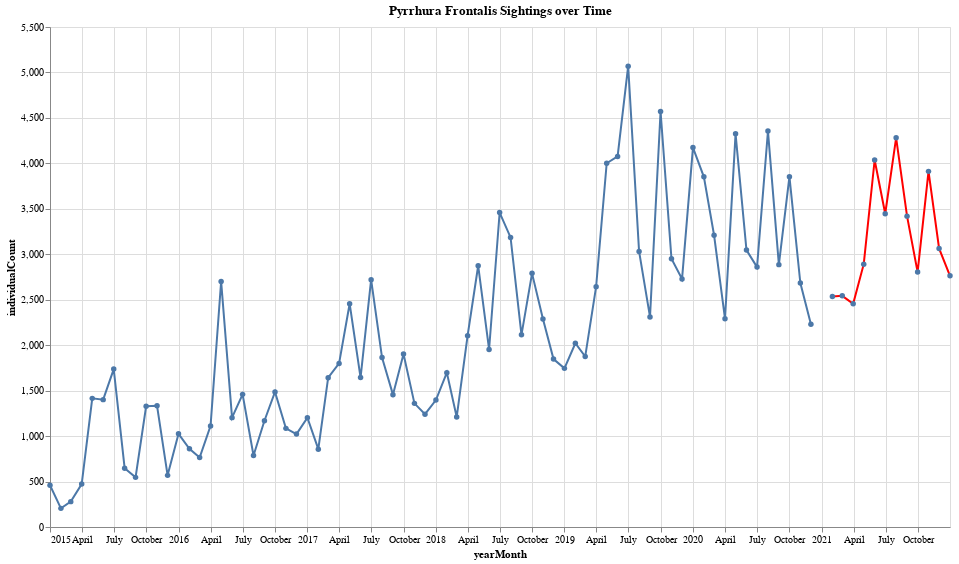

Write notebook code for a chart like this one.
### Code cell
forecast = results.get_forecast(steps=12) # forecast 12 months ahead
forecast_index = pd.date_range(start=frontalis_ts.index[-1], periods=13, freq='ME')[1:] # adjust range for 12 months
forecast_values = forecast.predicted_mean

print(forecast_values)

# plot forecast alongside historical data using altair
forecast_df = pd.DataFrame({
    'yearMonth': forecast_index,
    'individualCount': forecast_values.values
})

forecast_chart = alt.Chart(forecast_df).mark_line(color='red', point=True).encode(
    x='yearMonth:T',
    y='individualCount:Q',
    tooltip=['yearMonth:T', 'individualCount:Q']
).properties(
    title='Forecasted Sightings',
    width=900,
    height=500
)
frontalis_chart + forecast_chart

### Figure 1 — Vega-Lite specification as saved in the notebook (floating-point values rounded to 4 significant figures)
{"config": {"view": {"continuousWidth": 300, "continuousHeight": 300}}, "layer": [{"data": {"name": "data-e48a1b681b084c5de13be20479f902e8"}, "mark": {"type": "line", "point": true}, "encoding": {"tooltip": [{"field": "yearMonth", "type": "temporal"}, {"field": "individualCount", "type": "quantitative"}], "x": {"field": "yearMonth", "type": "temporal"}, "y": {"field": "individualCount", "type": "quantitative"}}, "title": "Pyrrhura Frontalis Sightings over Time"}, {"data": {"name": "data-9603c9e000fc2e504c692439ce9a4978"}, "mark": {"type": "line", "color": "red", "point": true}, "encoding": {"tooltip": [{"field": "yearMonth", "type": "temporal"}, {"field": "individualCount", "type": "quantitative"}], "x": {"field": "yearMonth", "type": "temporal"}, "y": {"field": "individualCount", "type": "quantitative"}}, "title": "Forecasted Sightings"}], "height": 500, "width": 900, "$schema": "https://vega.github.io/schema/vega-lite/v5.20.1.json", "datasets": {"data-e48a1b681b084c5de13be20479f902e8": [{"yearMonth": "2015-01", "individualCount": 459.0}, {"yearMonth": "2015-02", "individualCount": 205.0}, {"yearMonth": "2015-03", "individualCount": 279.0}, {"yearMonth": "2015-04", "individualCount": 472.0}, {"yearMonth": "2015-05", "individualCount": 1415.0}, {"yearMonth": "2015-06", "individualCount": 1401.0}, {"yearMonth": "2015-07", "individualCount": 1737.0}, {"yearMonth": "2015-08", "individualCount": 647.0}, {"yearMonth": "2015-09", "individualCount": 546.0}, {"yearMonth": "2015-10", "individualCount": 1328.0}, {"yearMonth": "2015-11", "individualCount": 1334.0}, {"yearMonth": "2015-12", "individualCount": 568.0}, {"yearMonth": "2016-01", "individualCount": 1025.0}, {"yearMonth": "2016-02", "individualCount": 860.0}, {"yearMonth": "2016-03", "individualCount": 764.0}, {"yearMonth": "2016-04", "individualCount": 1112.0}, {"yearMonth": "2016-05", "individualCount": 2701.0}, {"yearMonth": "2016-06", "individualCount": 1203.0}, {"yearMonth": "2016-07", "individualCount": 1459.0}, {"yearMonth": "2016-08", "individualCount": 786.0}, {"yearMonth": "2016-09", "individualCount": 1169.0}, {"yearMonth": "2016-10", "individualCount": 1486.0}, {"yearMonth": "2016-11", "individualCount": 1085.0}, {"yearMonth": "2016-12", "individualCount": 1022.0}, {"yearMonth": "2017-01", "individualCount": 1203.0}, {"yearMonth": "2017-02", "individualCount": 856.0}, {"yearMonth": "2017-03", "individualCount": 1642.0}, {"yearMonth": "2017-04", "individualCount": 1799.0}, {"yearMonth": "2017-05", "individualCount": 2456.0}, {"yearMonth": "2017-06", "individualCount": 1644.0}, {"yearMonth": "2017-07", "individualCount": 2721.0}, {"yearMonth": "2017-08", "individualCount": 1864.0}, {"yearMonth": "2017-09", "individualCount": 1456.0}, {"yearMonth": "2017-10", "individualCount": 1902.0}, {"yearMonth": "2017-11", "individualCount": 1360.0}, {"yearMonth": "2017-12", "individualCount": 1241.0}, {"yearMonth": "2018-01", "individualCount": 1396.0}, {"yearMonth": "2018-02", "individualCount": 1698.0}, {"yearMonth": "2018-03", "individualCount": 1209.0}, {"yearMonth": "2018-04", "individualCount": 2105.0}, {"yearMonth": "2018-05", "individualCount": 2874.0}, {"yearMonth": "2018-06", "individualCount": 1953.0}, {"yearMonth": "2018-07", "individualCount": 3459.0}, {"yearMonth": "2018-08", "individualCount": 3185.0}, {"yearMonth": "2018-09", "individualCount": 2114.0}, {"yearMonth": "2018-10", "individualCount": 2790.0}, {"yearMonth": "2018-11", "individualCount": 2289.0}, {"yearMonth": "2018-12", "individualCount": 1847.0}, {"yearMonth": "2019-01", "individualCount": 1745.0}, {"yearMonth": "2019-02", "individualCount": 2021.0}, {"yearMonth": "2019-03", "individualCount": 1875.0}, {"yearMonth": "2019-04", "individualCount": 2644.0}, {"yearMonth": "2019-05", "individualCount": 4001.0}, {"yearMonth": "2019-06", "individualCount": 4076.0}, {"yearMonth": "2019-07", "individualCount": 5069.0}, {"yearMonth": "2019-08", "individualCount": 3031.0}, {"yearMonth": "2019-09", "individualCount": 2311.0}, {"yearMonth": "2019-10", "individualCount": 4571.0}, {"yearMonth": "2019-11", "individualCount": 2950.0}, {"yearMonth": "2019-12", "individualCount": 2729.0}, {"yearMonth": "2020-01", "individualCount": 4174.0}, {"yearMonth": "2020-02", "individualCount": 3852.0}, {"yearMonth": "2020-03", "individualCount": 3209.0}, {"yearMonth": "2020-04", "individualCount": 2291.0}, {"yearMonth": "2020-05", "individualCount": 4325.0}, {"yearMonth": "2020-06", "individualCount": 3046.0}, {"yearMonth": "2020-07", "individualCount": 2859.0}, {"yearMonth": "2020-08", "individualCount": 4355.0}, {"yearMonth": "2020-09", "individualCount": 2886.0}, {"yearMonth": "2020-10", "individualCount": 3854.0}, {"yearMonth": "2020-11", "individualCount": 2684.0}, {"yearMonth": "2020-12", "individualCount": 2231.0}], "data-9603c9e000fc2e504c692439ce9a4978": [{"yearMonth": "2021-01-31T00:00:00", "individualCount": 2535.0}, {"yearMonth": "2021-02-28T00:00:00", "individualCount": 2543.0}, {"yearMonth": "2021-03-31T00:00:00", "individualCount": 2456.0}, {"yearMonth": "2021-04-30T00:00:00", "individualCount": 2891.0}, {"yearMonth": "2021-05-31T00:00:00", "individualCount": 4037.0}, {"yearMonth": "2021-06-30T00:00:00", "individualCount": 3446.0}, {"yearMonth": "2021-07-31T00:00:00", "individualCount": 4281.0}, {"yearMonth": "2021-08-31T00:00:00", "individualCount": 3420.0}, {"yearMonth": "2021-09-30T00:00:00", "individualCount": 2804.0}, {"yearMonth": "2021-10-31T00:00:00", "individualCount": 3912.0}, {"yearMonth": "2021-11-30T00:00:00", "individualCount": 3065.0}, {"yearMonth": "2021-12-31T00:00:00", "individualCount": 2763.0}]}}
